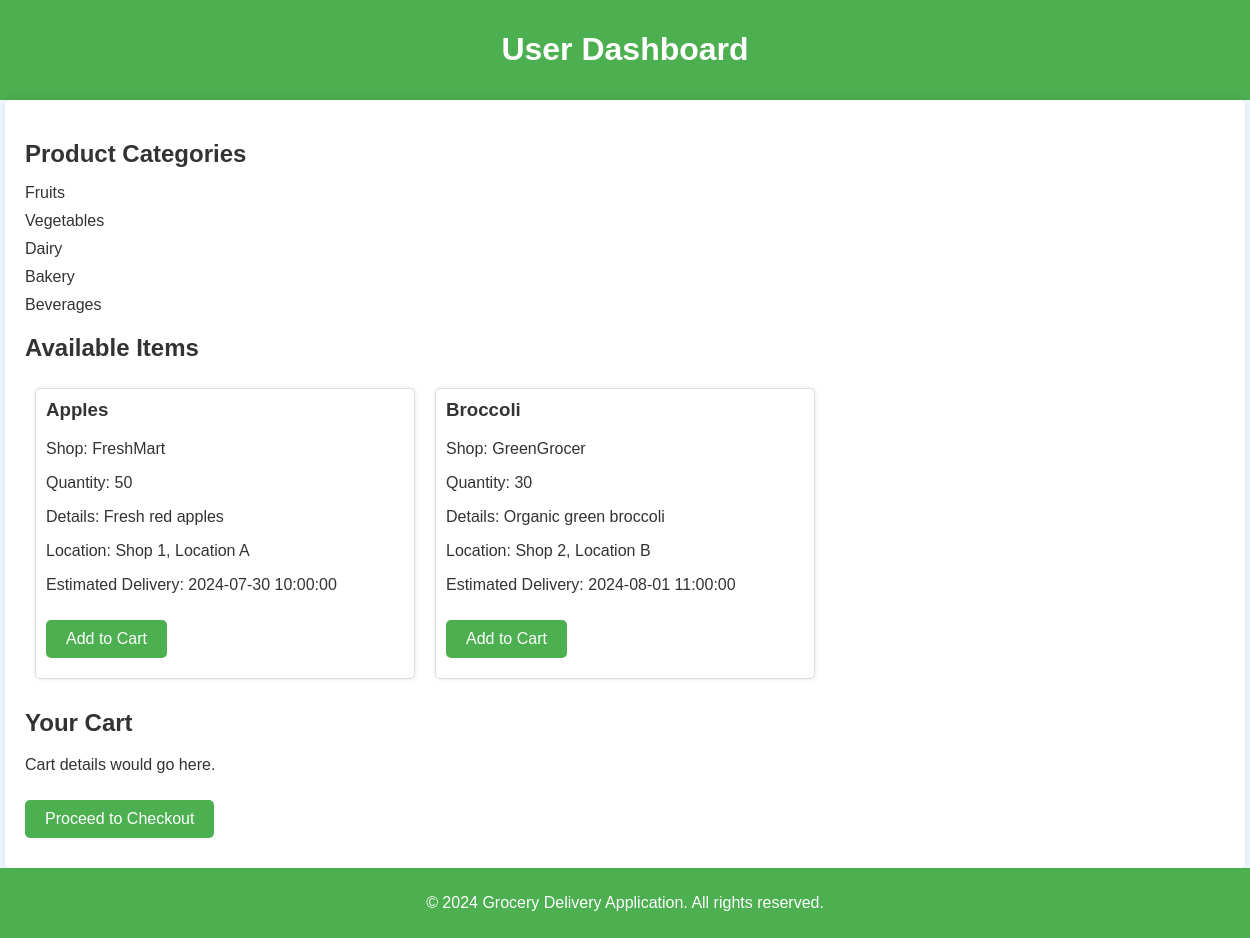
The page /user_dashboard.php on the database its author committed.
### tables this page shows
CREATE TABLE `categories` (
  `id` int(11) NOT NULL,
  `category_name` varchar(255) NOT NULL
);

CREATE TABLE `items` (
  `id` int(11) NOT NULL,
  `item_name` varchar(255) NOT NULL,
  `quantity` int(11) NOT NULL,
  `details` text NOT NULL,
  `location` varchar(255) NOT NULL,
  `delivery_date` date NOT NULL,
  `delivery_time` time NOT NULL,
  `shop_id` int(11) NOT NULL,
  `category_id` int(11) NOT NULL
);

CREATE TABLE `shops` (
  `id` int(11) NOT NULL,
  `shopname` varchar(255) NOT NULL,
  `email` varchar(255) NOT NULL,
  `password` varchar(255) NOT NULL,
  `created_at` timestamp NOT NULL DEFAULT current_timestamp()
);

### user_dashboard.php (the view, shortened to what this page needs)
<?php
$servername = "localhost";
$username = "root";
$password = "";
$dbname = "grocery_delivery";
$conn = new mysqli($servername, $username, $password, $dbname);
$categories = $conn->query("SELECT * FROM categories");
$items = $conn->query("SELECT i.id, i.item_name, i.quantity, i.details, i.location, i.delivery_date, i.delivery_time, s.shopname
                        FROM items i
                        JOIN shops s ON i.shop_id = s.id");
?>
<!DOCTYPE html>
<html lang="en">
<head>
</head>
<body>
    <div class="header">
        <h1>User Dashboard</h1>
    </div>
    <div class="container">
        <div class="categories">
            <h2>Product Categories</h2>
            <ul>
                <?php while ($row = $categories->fetch_assoc()): ?>
                <li><?php echo htmlspecialchars($row['category_name']); ?></li>
                <?php endwhile; ?>
            </ul>
        </div>
        <div class="items">
            <h2>Available Items</h2>
            <ul>
                <?php while ($row = $items->fetch_assoc()): ?>
                <li class="item">
                    <h3><?php echo htmlspecialchars($row['item_name']); ?></h3>
                    <p>Shop: <?php echo htmlspecialchars($row['shopname']); ?></p>
                    <p>Quantity: <?php echo htmlspecialchars($row['quantity']); ?></p>
                    <p>Details: <?php echo htmlspecialchars($row['details']); ?></p>
                    <p>Location: <?php echo htmlspecialchars($row['location']); ?></p>
                    <p>Estimated Delivery: <?php echo htmlspecialchars($row['delivery_date']) . ' ' . htmlspecialchars($row['delivery_time']); ?></p>
                    <form action="user_dashboard.php" method="post">
                        <button type="submit" name="add_to_cart" class="btn">Add to Cart</button>
                    </form>
                </li>
                <?php endwhile; ?>
            </ul>
        </div>
        <div class="cart">
            <h2>Your Cart</h2>
            <p>Cart details would go here.</p>
            <form action="checkout.php" method="post">
                <button type="submit" class="btn">Proceed to Checkout</button>
            </form>
        </div>
    </div>
    <div class="footer">
        <p>&copy; 2024 Grocery Delivery Application. All rights reserved.</p>
    </div>
</body>
</html>

### user_dashboard.php (style rules this page uses)
body { font-family: Arial, sans-serif; margin: 0; padding: 0; background-color: #f0f8ff; color: #333; }
.header, .footer { background-color: #4CAF50; color: white; text-align: center; padding: 10px 0; }
.container { width: 100%; max-width: 1200px; margin: 0 auto; padding: 20px; background-color: #fff; border-radius: 5px; box-shadow: 0 0 10px rgba(0, 0, 0, 0.1); }
.categories, .items { margin-bottom: 20px; }
.categories h2, .items h2 { margin-bottom: 15px; }
.categories ul, .items ul { list-style-type: none; padding: 0; }
.categories li, .items li { margin-bottom: 10px; }
.items ul { display: flex; flex-wrap: wrap; }
.items .item { border: 1px solid #ddd; padding: 10px; margin: 10px; border-radius: 5px; box-shadow: 0 0 5px rgba(0, 0, 0, 0.1); flex: 1; max-width: calc(33.333% - 20px); box-sizing: border-box; }
.item h3 { margin-top: 0; }
.btn { background-color: #4CAF50; border: none; color: white; padding: 10px 20px; text-align: center; text-decoration: none; display: inline-block; font-size: 16px; margin: 10px 0; cursor: pointer; border-radius: 5px; transition: background-color 0.3s; }

### rows shown on the page
categories: category_name "Fruits"
categories: category_name "Vegetables"
categories: category_name "Dairy"
categories: category_name "Bakery"
categories: category_name "Beverages"
items: item_name "Apples", shop.shopname "FreshMart", quantity "50", details "Fresh red apples", location "Shop 1, Location A", delivery_date "2024-07-30", delivery_time "10:00:00"
items: item_name "Broccoli", shop.shopname "GreenGrocer", quantity "30", details "Organic green broccoli", location "Shop 2, Location B", delivery_date "2024-08-01", delivery_time "11:00:00"
